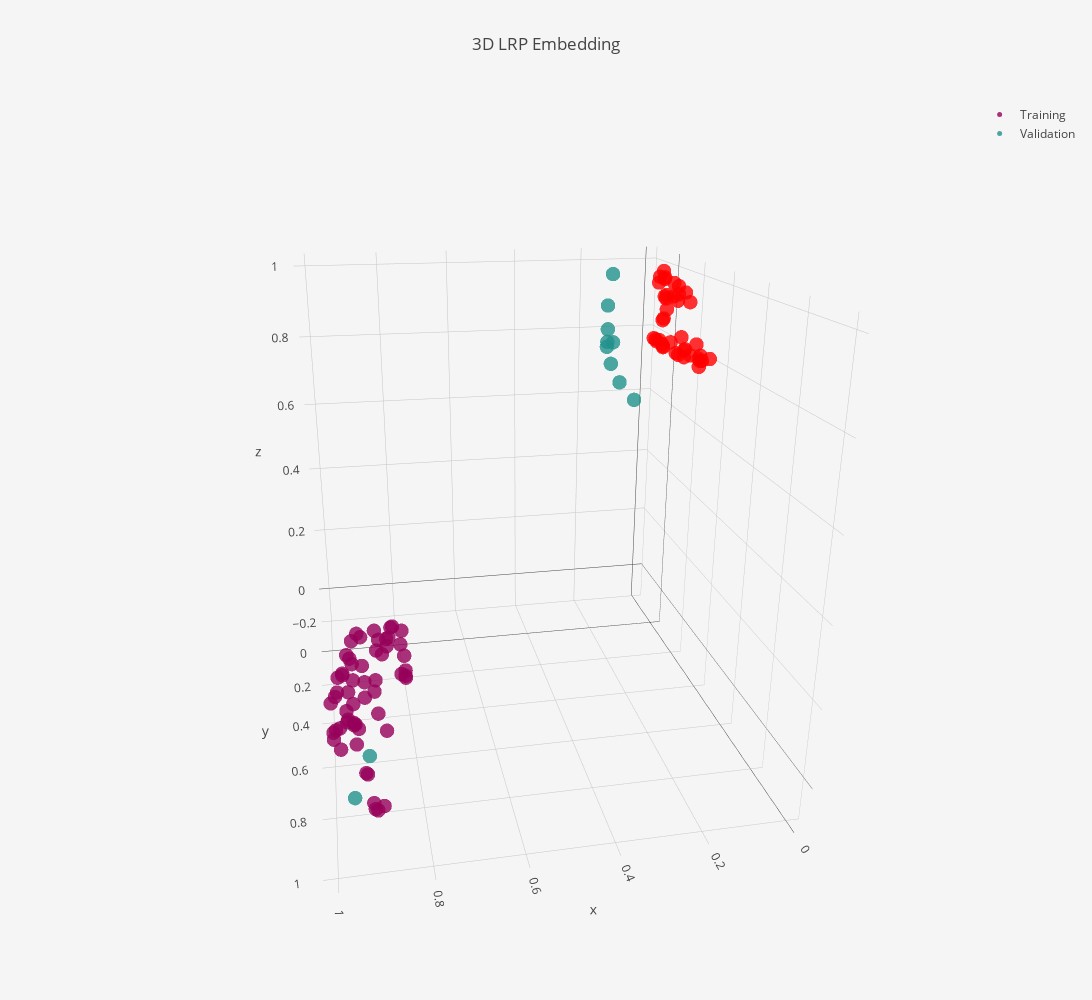
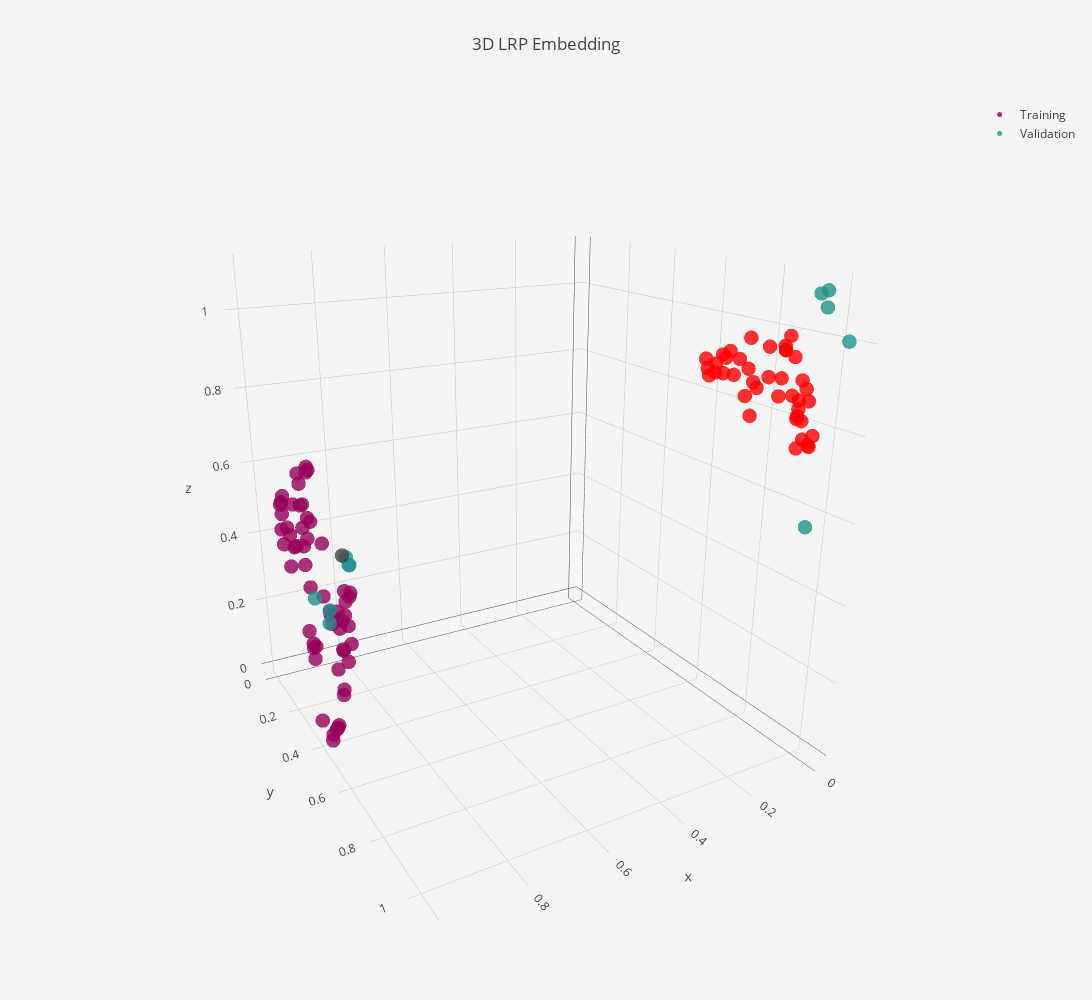

Notebook source saved alongside these figures, in order:
### Code cell
samples, cluster_labels = pipeline.get_validation_clusters()
training_lrp = pipeline.training_lrp
val_lrp = pipeline.val_set_lrp
training_lrp.shape

plot_clusters(pipeline)
plot_clusters(pipeline2)
